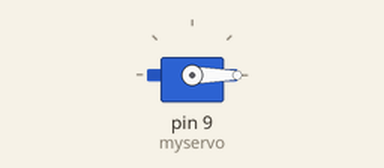
This sketch was run on a simulated Arduino Uno, built with avr-gcc and run on an emulated ATmega328P. On the bench: servo.

Above: at 0.1 s.
At 1.1 s:
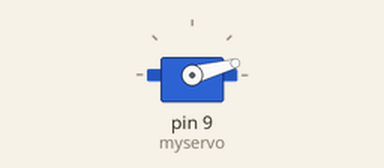
Timing chart, 0 to 2.6 s (numbered marks = the images above):
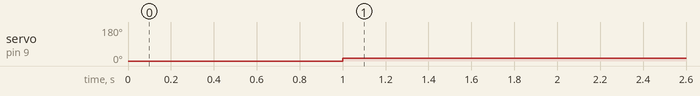

Measured:
- by itself, servo on pin 9 (myservo): 0° → 15° at 1.0 s

The sketch:

servo.ino
```cpp
/************************************************/
// 湖南创乐博智能科技有限公司
#include <Servo.h>
/************************************************/
Servo myservo;//create servo object to control a servo
/************************************************/
void setup()
{
  myservo.attach(9);//attachs the servo on pin 9 to servo object
  myservo.write(0);//back to 0 degrees
  delay(1000);//wait for a second
}
/*************************************************/
void loop()
{
  myservo.write(15);//goes to 15 degrees
  delay(1000);//wait for a second

}
/**************************************************/
```
